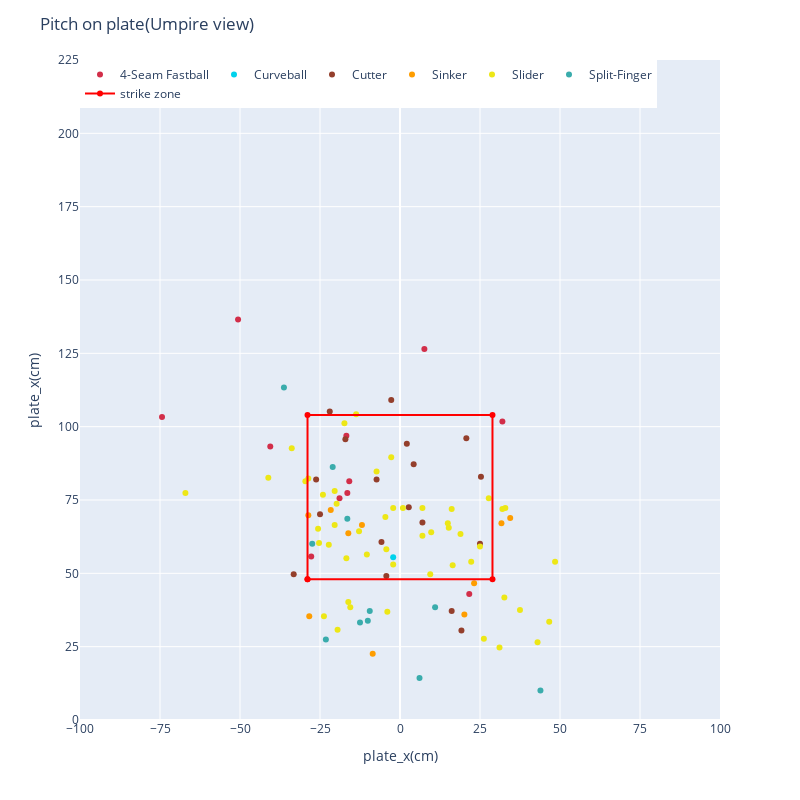

Write notebook code for a chart like this one.
### Code cell
# 一試合に絞る. 9/17, 7回無失点の試合

_fig = plate(df[df['game_date'] == '2022-09-17'])
_fig.show()

### Figure 1 — Plotly figure (JSON) as saved in the notebook; plotly's stock layout.template omitted (floating-point values rounded to 4 significant figures; data arrays with more than 128 entries replaced by an {"elided": "..."} marker saying what was removed)
{"data": [{"customdata": [["2022-09-17T00:00:00", "Frazier, Adam", "Ohtani, Shohei", 157.4, "4-Seam Fastball", null, null, null, "Adam Frazier grounds into a double play, second baseman Luis Rengifo to shortstop Livan Soto to first baseman Mike Ford.   Cal Raleigh out at 2nd.    Adam Frazier out at 1st.", "called_strike"], ["2022-09-17T00:00:00", "Frazier, Adam", "Ohtani, Shohei", 157.3, "4-Seam Fastball", null, null, null, "Adam Frazier grounds into a double play, second baseman Luis Rengifo to shortstop Livan Soto to first baseman Mike Ford.   Cal Raleigh out at 2nd.    Adam Frazier out at 1st.", "ball"], ["2022-09-17T00:00:00", "Frazier, Adam", "Ohtani, Shohei", 156.5, "4-Seam Fastball", 67.97, 124, 32, "Adam Frazier grounds into a double play, second baseman Luis Rengifo to shortstop Livan Soto to first baseman Mike Ford.   Cal Raleigh out at 2nd.    Adam Frazier out at 1st.", "foul"], ["2022-09-17T00:00:00", "Crawford, J.P.", "Ohtani, Shohei", 158.9, "4-Seam Fastball", 4.57, 159.0, -11, "J.P. Crawford grounds out, shortstop Luis Rengifo to first baseman Mike Ford.", "foul"], ["2022-09-17T00:00:00", "Crawford, J.P.", "Ohtani, Shohei", 157.8, "4-Seam Fastball", 2.74, 144.8, -15, "J.P. Crawford grounds out, shortstop Luis Rengifo to first baseman Mike Ford.", "hit_into_play"], ["2022-09-17T00:00:00", "Raleigh, Cal", "Ohtani, Shohei", 161.0, "4-Seam Fastball", 57.61, 119.0, 19, "Cal Raleigh strikes out swinging.", "foul"], ["2022-09-17T00:00:00", "Toro, Abraham", "Ohtani, Shohei", 157.4, "4-Seam Fastball", null, null, null, "Abraham Toro strikes out swinging.", "ball"], ["2022-09-17T00:00:00", "Raleigh, Cal", "Ohtani, Shohei", 159.8, "4-Seam Fastball", null, null, null, "Cal Raleigh walks.", "ball"], ["2022-09-17T00:00:00", "Winker, Jesse", "Ohtani, Shohei", 158.4, "4-Seam Fastball", null, null, null, "Jesse Winker called out on strikes.", "ball"], ["2022-09-17T00:00:00", "Haggerty, Sam", "Ohtani, Shohei", 154.4, "4-Seam Fastball", null, null, null, "Sam Haggerty grounds into a force out, first baseman Mike Ford to shortstop Luis Rengifo.   Adam Frazier out at 2nd.    Sam Haggerty to 1st.", "ball"], ["2022-09-17T00:00:00", "Toro, Abraham", "Ohtani, Shohei", 158.2, "4-Seam Fastball", null, null, null, "Abraham Toro strikes out swinging.", "ball"]], "hovertemplate": "<b>%{hovertext}</b><br><br>pitch_name=%{customdata[4]}<br>plate_x_cm=%{x}<br>plate_z_cm=%{y}<br>game_date=%{customdata[0]}<br>batter_name=%{customdata[1]}<br>pitcher_name=%{customdata[2]}<br>effective_speed_kh=%{customdata[3]}<br>hit_distance_sc_m=%{customdata[5]}<br>launch_speed_kh=%{customdata[6]}<br>launch_angle=%{customdata[7]}<br>des=%{customdata[8]}<br>description=%{customdata[9]}<extra></extra>", "hovertext": ["4-Seam Fastball", "4-Seam Fastball", "4-Seam Fastball", "4-Seam Fastball", "4-Seam Fastball", "4-Seam Fastball", "4-Seam Fastball", "4-Seam Fastball", "4-Seam Fastball", "4-Seam Fastball", "4-Seam Fastball"], "legendgroup": "4-Seam Fastball", "marker": {"color": "rgb(210, 46, 73)", "symbol": "circle"}, "mode": "markers", "name": "4-Seam Fastball", "orientation": "v", "showlegend": true, "type": "scatter", "x": [-16.46, 21.64, -15.85, -16.76, -18.9, 32, -74.37, 7.62, -50.6, -27.74, -40.54], "xaxis": "x", "y": [77.42, 42.98, 81.38, 96.93, 75.59, 101.8, 103.3, 126.5, 136.6, 55.78, 93.27], "yaxis": "y"}, {"customdata": [["2022-09-17T00:00:00", "Haggerty, Sam", "Ohtani, Shohei", 120.8, "Curveball", null, null, null, "Sam Haggerty grounds out, pitcher Shohei Ohtani to first baseman Mike Ford.", "called_strike"]], "hovertemplate": "<b>%{hovertext}</b><br><br>pitch_name=%{customdata[4]}<br>plate_x_cm=%{x}<br>plate_z_cm=%{y}<br>game_date=%{customdata[0]}<br>batter_name=%{customdata[1]}<br>pitcher_name=%{customdata[2]}<br>effective_speed_kh=%{customdata[3]}<br>hit_distance_sc_m=%{customdata[5]}<br>launch_speed_kh=%{customdata[6]}<br>launch_angle=%{customdata[7]}<br>des=%{customdata[8]}<br>description=%{customdata[9]}<extra></extra>", "hovertext": ["Curveball"], "legendgroup": "Curveball", "marker": {"color": "rgb(0, 210, 236)", "symbol": "circle"}, "mode": "markers", "name": "Curveball", "orientation": "v", "showlegend": true, "type": "scatter", "x": [-2.13], "xaxis": "x", "y": [55.47], "yaxis": "y"}, {"customdata": {"elided": "18x10 mixed values"}, "hovertemplate": "<b>%{hovertext}</b><br><br>pitch_name=%{customdata[4]}<br>plate_x_cm=%{x}<br>plate_z_cm=%{y}<br>game_date=%{customdata[0]}<br>batter_name=%{customdata[1]}<br>pitcher_name=%{customdata[2]}<br>effective_speed_kh=%{customdata[3]}<br>hit_distance_sc_m=%{customdata[5]}<br>launch_speed_kh=%{customdata[6]}<br>launch_angle=%{customdata[7]}<br>des=%{customdata[8]}<br>description=%{customdata[9]}<extra></extra>", "hovertext": ["Cutter", "Cutter", "Cutter", "Cutter", "Cutter", "Cutter", "Cutter", "Cutter", "Cutter", "Cutter", "Cutter", "Cutter", "Cutter", "Cutter", "Cutter", "Cutter", "Cutter", "Cutter"], "legendgroup": "Cutter", "marker": {"color": "rgb(148, 63, 44)", "symbol": "circle"}, "mode": "markers", "name": "Cutter", "orientation": "v", "showlegend": true, "type": "scatter", "x": [-4.27, 25.3, -26.21, -2.74, 20.73, 2.74, -5.79, -7.32, 2.13, -24.99, 19.2, -17.07, 4.27, 16.15, -21.95, 24.99, 7.01, -33.22], "xaxis": "x", "y": [49.07, 82.91, 81.99, 109.1, 96.01, 72.54, 60.66, 81.99, 94.18, 70.1, 30.48, 95.71, 87.17, 37.19, 105.2, 60.05, 67.36, 49.68], "yaxis": "y"}, {"customdata": [["2022-09-17T00:00:00", "Frazier, Adam", "Ohtani, Shohei", 158.1, "Sinker", null, null, null, "Adam Frazier grounds into a force out, shortstop Luis Rengifo to second baseman Michael Stefanic.   Cal Raleigh out at 2nd.    Adam Frazier to 1st.", "ball"], ["2022-09-17T00:00:00", "France, Ty", "Ohtani, Shohei", 156, "Sinker", null, null, null, "Ty France strikes out swinging.", "ball"], ["2022-09-17T00:00:00", "France, Ty", "Ohtani, Shohei", 157.3, "Sinker", null, null, null, "Ty France lines out to second baseman Luis Rengifo.", "ball"], ["2022-09-17T00:00:00", "France, Ty", "Ohtani, Shohei", 157.3, "Sinker", null, null, null, "Ty France grounds into a force out, shortstop Luis Rengifo to second baseman Michael Stefanic.   J.P. Crawford out at 2nd.", "ball"], ["2022-09-17T00:00:00", "Santana, Carlos", "Ohtani, Shohei", 158.7, "Sinker", 76.2, 121.3, 39, "Carlos Santana grounds out to first baseman Mike Ford.", "foul"], ["2022-09-17T00:00:00", "Crawford, J.P.", "Ohtani, Shohei", 160.2, "Sinker", null, null, null, "J.P. Crawford singles on a ground ball to right fielder Taylor Ward.", "ball"], ["2022-09-17T00:00:00", "Crawford, J.P.", "Ohtani, Shohei", 159.5, "Sinker", 64.01, 125.3, 24, "J.P. Crawford called out on strikes.", "foul"], ["2022-09-17T00:00:00", "Santana, Carlos", "Ohtani, Shohei", 163.2, "Sinker", 39.32, 128.2, 10, "Carlos Santana strikes out swinging.", "foul"], ["2022-09-17T00:00:00", "Winker, Jesse", "Ohtani, Shohei", 159.5, "Sinker", null, null, null, "Jesse Winker flies out to center fielder Mike Trout.", "ball"], ["2022-09-17T00:00:00", "Haggerty, Sam", "Ohtani, Shohei", 159.5, "Sinker", 65.84, 118.2, 43, "Sam Haggerty grounds out, pitcher Shohei Ohtani to first baseman Mike Ford.", "foul"]], "hovertemplate": "<b>%{hovertext}</b><br><br>pitch_name=%{customdata[4]}<br>plate_x_cm=%{x}<br>plate_z_cm=%{y}<br>game_date=%{customdata[0]}<br>batter_name=%{customdata[1]}<br>pitcher_name=%{customdata[2]}<br>effective_speed_kh=%{customdata[3]}<br>hit_distance_sc_m=%{customdata[5]}<br>launch_speed_kh=%{customdata[6]}<br>launch_angle=%{customdata[7]}<br>des=%{customdata[8]}<br>description=%{customdata[9]}<extra></extra>", "hovertext": ["Sinker", "Sinker", "Sinker", "Sinker", "Sinker", "Sinker", "Sinker", "Sinker", "Sinker", "Sinker"], "legendgroup": "Sinker", "marker": {"color": "rgb(254, 157, 0)", "symbol": "circle"}, "mode": "markers", "name": "Sinker", "orientation": "v", "showlegend": true, "type": "scatter", "x": [34.44, -8.53, 23.16, 31.7, -11.89, -28.65, -21.64, -28.35, 20.12, -16.15], "xaxis": "x", "y": [68.88, 22.56, 46.63, 67.06, 66.45, 69.8, 71.63, 35.36, 35.97, 63.7], "yaxis": "y"}, {"customdata": {"elided": "51x10 mixed values"}, "hovertemplate": "<b>%{hovertext}</b><br><br>pitch_name=%{customdata[4]}<br>plate_x_cm=%{x}<br>plate_z_cm=%{y}<br>game_date=%{customdata[0]}<br>batter_name=%{customdata[1]}<br>pitcher_name=%{customdata[2]}<br>effective_speed_kh=%{customdata[3]}<br>hit_distance_sc_m=%{customdata[5]}<br>launch_speed_kh=%{customdata[6]}<br>launch_angle=%{customdata[7]}<br>des=%{customdata[8]}<br>description=%{customdata[9]}<extra></extra>", "hovertext": ["Slider", "Slider", "Slider", "Slider", "Slider", "Slider", "Slider", "Slider", "Slider", "Slider", "Slider", "Slider", "Slider", "Slider", "Slider", "Slider", "Slider", "Slider", "Slider", "Slider", "Slider", "Slider", "Slider", "Slider", "Slider", "Slider", "Slider", "Slider", "Slider", "Slider", "Slider", "Slider", "Slider", "Slider", "Slider", "Slider", "Slider", "Slider", "Slider", "Slider", "Slider", "Slider", "Slider", "Slider", "Slider", "Slider", "Slider", "Slider", "Slider", "Slider", "Slider"], "legendgroup": "Slider", "marker": {"color": "rgb(237, 231, 22)", "symbol": "circle"}, "mode": "markers", "name": "Slider", "orientation": "v", "showlegend": true, "type": "scatter", "x": [-23.77, 37.49, -41.15, 9.75, 16.46, -67.06, -10.36, -33.83, 18.9, -7.32, -19.81, -25.3, -20.42, -25.6, 32, -22.25, -17.37, 15.24, -24.08, -4.57, 22.25, 48.46, -20.42, -15.54, 26.21, 27.74, 42.98, 31.09, 32.92, 7.01, 24.99, 16.15, -28.65, -19.51, -16.15, -29.57, 46.63, 14.94, 32.61, -2.74, 9.45, 26.21, 7.01, 0.91, -2.13, -2.13, -13.72, -12.8, -3.96, -4.27, -16.76], "xaxis": "x", "y": [35.36, 37.49, 82.6, 64.01, 52.73, 77.42, 56.39, 92.66, 63.4, 84.73, 73.76, 60.35, 78.03, 65.23, 71.93, 59.74, 101.2, 65.53, 76.81, 69.19, 53.95, 53.95, 66.45, 38.4, -23.16, 75.59, 26.52, 24.69, 72.24, 62.79, 59.13, 71.93, 82.3, 30.78, 40.23, 81.38, 33.53, 67.06, 41.76, 89.61, 49.68, 27.74, 72.24, 72.24, 72.24, 53.04, 104.2, 64.31, 36.88, 58.22, 55.17], "yaxis": "y"}, {"customdata": {"elided": "16x10 mixed values"}, "hovertemplate": "<b>%{hovertext}</b><br><br>pitch_name=%{customdata[4]}<br>plate_x_cm=%{x}<br>plate_z_cm=%{y}<br>game_date=%{customdata[0]}<br>batter_name=%{customdata[1]}<br>pitcher_name=%{customdata[2]}<br>effective_speed_kh=%{customdata[3]}<br>hit_distance_sc_m=%{customdata[5]}<br>launch_speed_kh=%{customdata[6]}<br>launch_angle=%{customdata[7]}<br>des=%{customdata[8]}<br>description=%{customdata[9]}<extra></extra>", "hovertext": ["Split-Finger", "Split-Finger", "Split-Finger", "Split-Finger", "Split-Finger", "Split-Finger", "Split-Finger", "Split-Finger", "Split-Finger", "Split-Finger", "Split-Finger", "Split-Finger", "Split-Finger", "Split-Finger", "Split-Finger", "Split-Finger"], "legendgroup": "Split-Finger", "marker": {"color": "rgb(58, 172, 172)", "symbol": "circle"}, "mode": "markers", "name": "Split-Finger", "orientation": "v", "showlegend": true, "type": "scatter", "x": [-21.03, -9.45, 38.71, 6.1, -36.27, -16.46, 7.32, 19.2, 2.74, -23.16, 31.09, -12.5, -27.43, 10.97, 43.89, -10.06], "xaxis": "x", "y": [86.26, 37.19, -10.97, 14.33, 113.4, 68.58, -17.37, -10.97, -1.22, 27.43, -22.86, 33.22, 60.05, 38.4, 10.06, 33.83], "yaxis": "y"}, {"line": {"color": "red"}, "name": "strike zone", "type": "scatter", "x": [-28.9, -28.9, 28.9, 28.9, -28.9], "y": [48, 104, 104, 48, 48]}], "layout": {"autosize": false, "height": 800, "legend": {"orientation": "h", "title": {}, "tracegroupgap": 0, "x": 0, "xanchor": "left", "y": 1, "yanchor": "top"}, "margin": {"t": 60}, "title": {"text": "Pitch on plate(Umpire view)"}, "width": 800, "xaxis": {"anchor": "y", "domain": [0, 1], "dtick": 25, "range": [-100, 100], "title": {"text": "plate_x(cm)"}}, "yaxis": {"anchor": "x", "domain": [0, 1], "dtick": 25, "range": [0, 225], "title": {"text": "plate_x(cm)"}}}}
